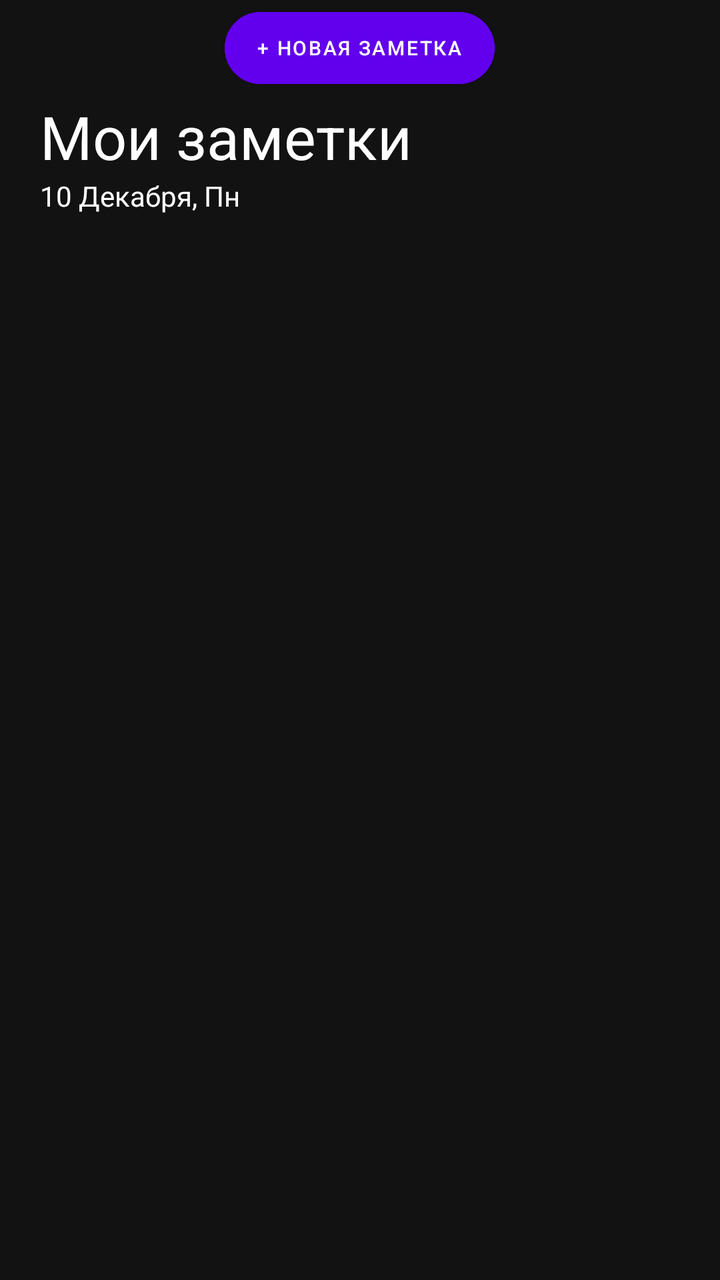
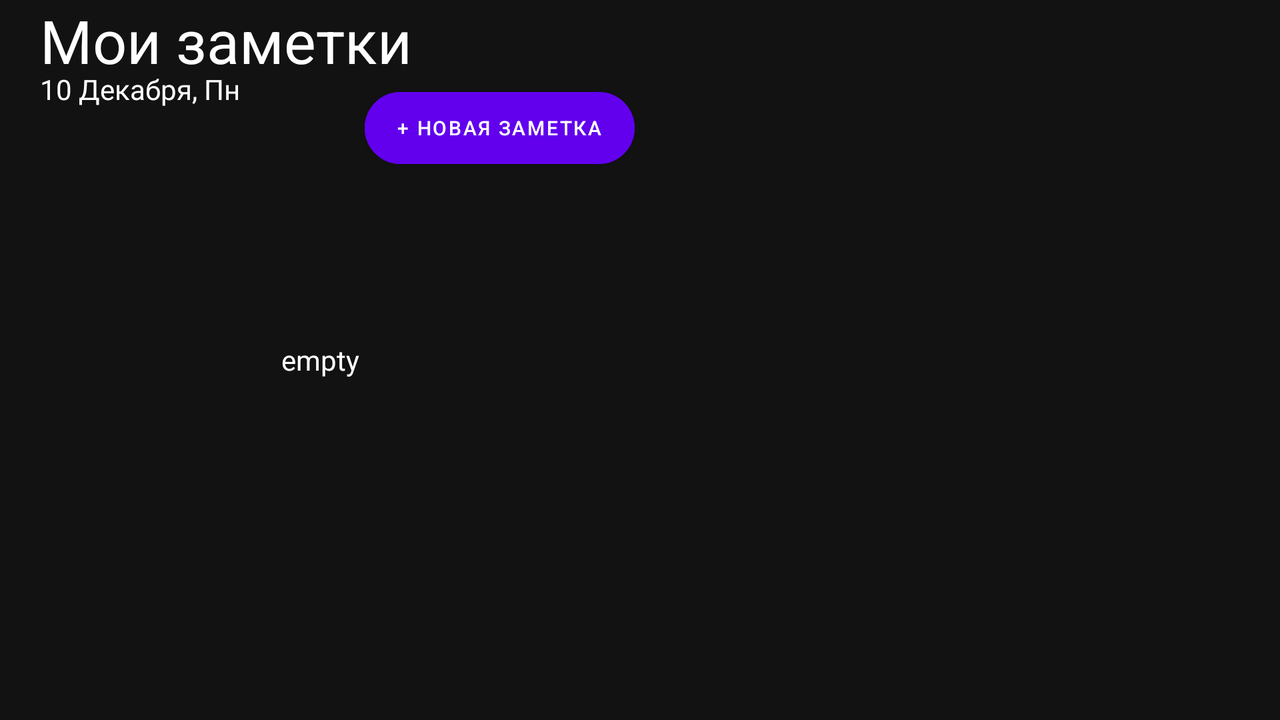

The same Android screen from two of the app's own layout files: first res/layout/ as a phone draws it, then the repository's variant for another configuration, drawn on a device whose configuration selects that folder. Both files follow.
<!-- AndroidManifest.xml: application theme Theme.Homework_6 -->
<!-- res/layout/fragmentlist.xml -->
<?xml version="1.0" encoding="utf-8"?>
<LinearLayout xmlns:android="http://schemas.android.com/apk/res/android"
    xmlns:app="http://schemas.android.com/apk/res-auto"
    xmlns:tools="http://schemas.android.com/tools"
    android:layout_width="match_parent"
    android:layout_height="match_parent"
    android:orientation="vertical">


    <com.google.android.material.button.MaterialButton
        android:id="@+id/buttonAddNote"
        android:layout_width="wrap_content"
        android:layout_height="wrap_content"
        app:cornerRadius="50dp"
        android:textSize="10sp"
        android:backgroundTint="@color/purple_500"
        android:layout_gravity="center_horizontal"
        android:text="+ Новая заметка" />

    <TextView
        android:id="@+id/textView"
        android:layout_width="match_parent"
        android:layout_height="wrap_content"
        android:text="Мои заметки"
        android:textSize="30sp"
        android:layout_marginStart="20dp"/>

    <TextView
        android:id="@+id/textView2"
        android:layout_width="match_parent"
        android:layout_height="wrap_content"
        android:layout_marginStart="20dp"
        android:text="10 Декабря, Пн" />

    <ListView
            android:id="@id/android:list"
            android:layout_width="match_parent"
            android:layout_height="match_parent"
        android:layout_marginTop="10dp"/>

        <TextView
            android:id="@id/android:empty"
            android:layout_width="match_parent"
            android:layout_height="match_parent"
            android:gravity="center"
            android:text="@string/empty" />
    </LinearLayout>
<!-- resources referenced by this layout -->
<resources>
  <string name="empty">empty</string>
  <style name="Theme.Homework_6" parent="Theme.MaterialComponents">
          
          <item name="colorPrimary">@color/white</item>
          <item name="colorPrimaryVariant">#77767A</item>
          <item name="colorOnPrimary">@color/white</item>
          
          <item name="colorSecondary">@color/teal_200</item>
          <item name="colorSecondaryVariant">@color/teal_700</item>
          <item name="colorOnSecondary">@color/black</item>
          
          <item name="android:statusBarColor" tools:targetApi="l">?attr/colorPrimaryVariant</item>
          
          <item name="android:textColor">@color/white</item>
      </style>
</resources>
<!-- res/layout-land/fragmentlist.xml (the repository's variant of the layout above) -->
<!-- drawn on the phone turned sideways -->
<?xml version="1.0" encoding="utf-8"?>
<LinearLayout
    xmlns:android="http://schemas.android.com/apk/res/android"
    xmlns:app="http://schemas.android.com/apk/res-auto"
    android:layout_width="match_parent"
    android:layout_height="match_parent"
    android:orientation="horizontal">

<FrameLayout
    android:id="@+id/list_container"
    android:layout_width="match_parent"
    android:layout_weight="0.5"
    android:layout_height="match_parent">

    <com.google.android.material.button.MaterialButton
        android:id="@+id/buttonAddNote"
        android:layout_width="wrap_content"
        android:layout_height="wrap_content"
        android:layout_marginTop="40dp"
        android:layout_marginStart="90dp"
        app:cornerRadius="50dp"
        android:textSize="10sp"
        android:backgroundTint="@color/purple_500"
        android:layout_gravity="center_horizontal"
        android:text="+ Новая заметка" />

    <TextView
        android:id="@+id/textView"
        android:layout_width="match_parent"
        android:layout_height="wrap_content"
        android:text="Мои заметки"
        android:textSize="30sp"
        android:layout_marginStart="20dp"/>

    <TextView
        android:id="@+id/textView2"
        android:layout_width="match_parent"
        android:layout_height="wrap_content"
        android:layout_marginStart="20dp"
        android:layout_marginTop="35dp"
        android:text="10 Декабря, Пн" />

    <ListView
            android:id="@id/android:list"
            android:layout_width="match_parent"
            android:layout_height="match_parent"
        android:layout_marginTop="80dp"/>

        <TextView
            android:id="@id/android:empty"
            android:layout_width="match_parent"
            android:layout_height="match_parent"
            android:gravity="center"
            android:text="@string/empty" />
</FrameLayout>


    <FrameLayout
        android:id="@+id/note_container"
        android:layout_width="match_parent"
        android:layout_height="match_parent"
        android:layout_weight="0.5">
    </FrameLayout>

    </LinearLayout>
